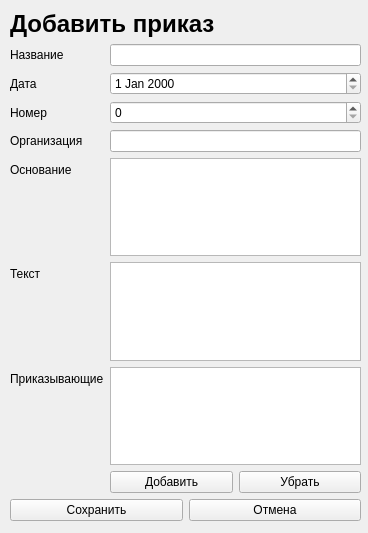
<?xml version="1.0" encoding="UTF-8"?>
<ui version="4.0">
 <class>Form</class>
 <widget class="QWidget" name="Form">
  <property name="geometry">
   <rect>
    <x>0</x>
    <y>0</y>
    <width>368</width>
    <height>533</height>
   </rect>
  </property>
  <property name="windowTitle">
   <string>Form</string>
  </property>
  <widget class="QWidget" name="verticalLayoutWidget">
   <property name="geometry">
    <rect>
     <x>10</x>
     <y>10</y>
     <width>351</width>
     <height>511</height>
    </rect>
   </property>
   <layout class="QVBoxLayout" name="verticalLayout">
    <item>
     <widget class="QLabel" name="label">
      <property name="text">
       <string>&lt;html&gt;&lt;head/&gt;&lt;body&gt;&lt;p&gt;&lt;span style=&quot; font-size:18pt; font-weight:600;&quot;&gt;Добавить приказ&lt;/span&gt;&lt;/p&gt;&lt;/body&gt;&lt;/html&gt;</string>
      </property>
     </widget>
    </item>
    <item>
     <layout class="QFormLayout" name="formLayout">
      <item row="0" column="0">
       <widget class="QLabel" name="nameLabel">
        <property name="text">
         <string>Название</string>
        </property>
       </widget>
      </item>
      <item row="0" column="1">
       <widget class="QLineEdit" name="name"/>
      </item>
      <item row="1" column="0">
       <widget class="QLabel" name="dateLabel">
        <property name="text">
         <string>Дата</string>
        </property>
       </widget>
      </item>
      <item row="1" column="1">
       <widget class="QDateEdit" name="date"/>
      </item>
      <item row="2" column="0">
       <widget class="QLabel" name="numberLabel">
        <property name="text">
         <string>Номер</string>
        </property>
       </widget>
      </item>
      <item row="2" column="1">
       <widget class="QSpinBox" name="number"/>
      </item>
      <item row="3" column="0">
       <widget class="QLabel" name="organizationLabel">
        <property name="text">
         <string>Организация</string>
        </property>
       </widget>
      </item>
      <item row="3" column="1">
       <widget class="QLineEdit" name="organization"/>
      </item>
      <item row="4" column="0">
       <widget class="QLabel" name="reasonLabel">
        <property name="text">
         <string>Основание</string>
        </property>
       </widget>
      </item>
      <item row="4" column="1">
       <widget class="QPlainTextEdit" name="reason"/>
      </item>
      <item row="5" column="0">
       <widget class="QLabel" name="textLabel">
        <property name="text">
         <string>Текст</string>
        </property>
       </widget>
      </item>
      <item row="5" column="1">
       <widget class="QPlainTextEdit" name="text"/>
      </item>
      <item row="6" column="0">
       <widget class="QLabel" name="guysLabel">
        <property name="text">
         <string>Приказывающие</string>
        </property>
       </widget>
      </item>
      <item row="6" column="1">
       <layout class="QVBoxLayout" name="verticalLayout_2">
        <item>
         <widget class="QTableWidget" name="guys"/>
        </item>
        <item>
         <layout class="QHBoxLayout" name="horizontalLayout">
          <item>
           <widget class="QPushButton" name="addButton">
            <property name="text">
             <string>Добавить</string>
            </property>
           </widget>
          </item>
          <item>
           <widget class="QPushButton" name="deleteButton">
            <property name="text">
             <string>Убрать</string>
            </property>
           </widget>
          </item>
         </layout>
        </item>
       </layout>
      </item>
     </layout>
    </item>
    <item>
     <layout class="QHBoxLayout" name="horizontalLayout_2">
      <item>
       <widget class="QPushButton" name="saveButton">
        <property name="text">
         <string>Сохранить</string>
        </property>
       </widget>
      </item>
      <item>
       <widget class="QPushButton" name="cancelButton">
        <property name="text">
         <string>Отмена</string>
        </property>
       </widget>
      </item>
     </layout>
    </item>
   </layout>
  </widget>
 </widget>
 <resources/>
 <connections/>
</ui>
